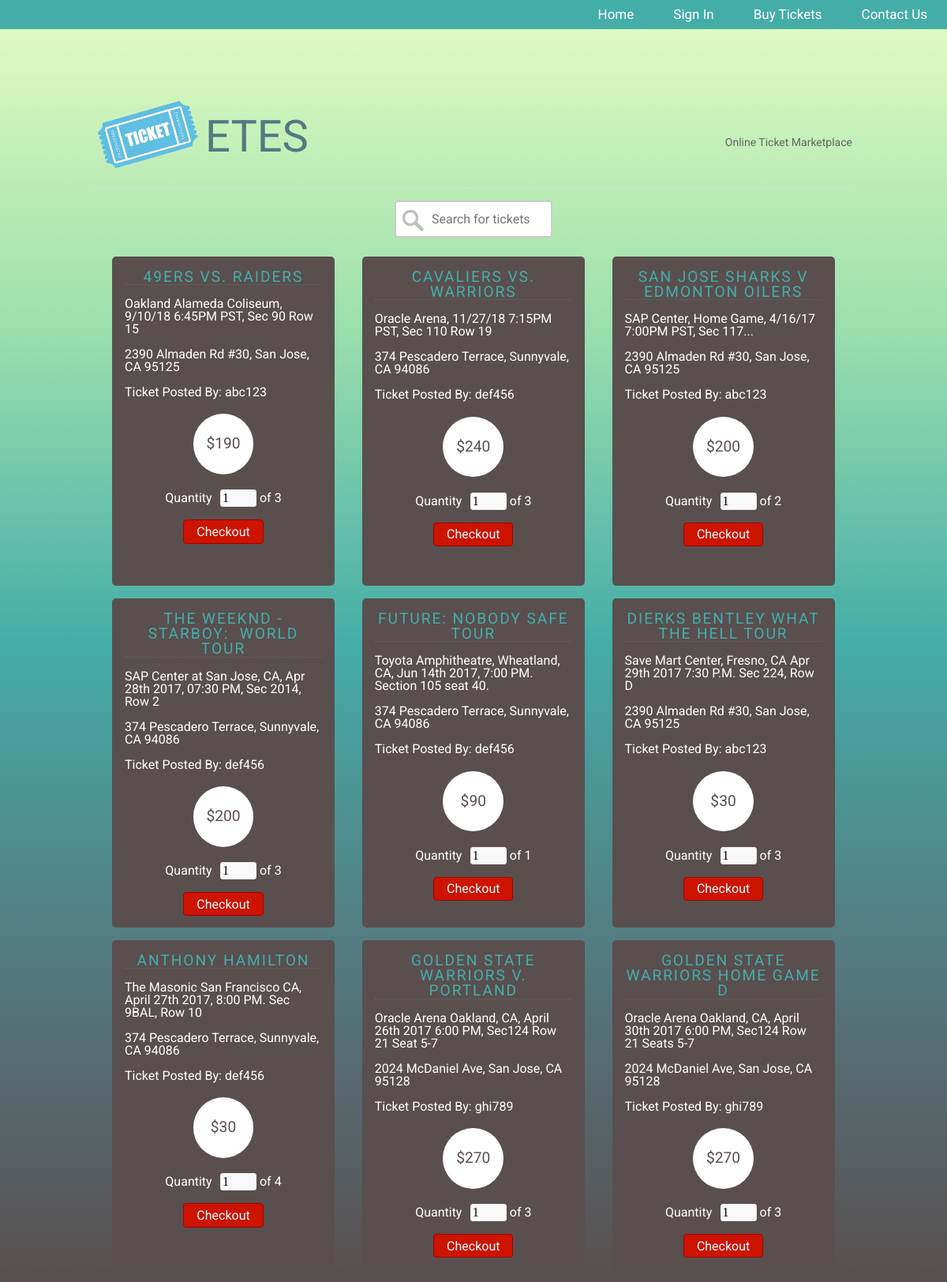
The page /ShoppingCart/index.php on the database as committed earlier.
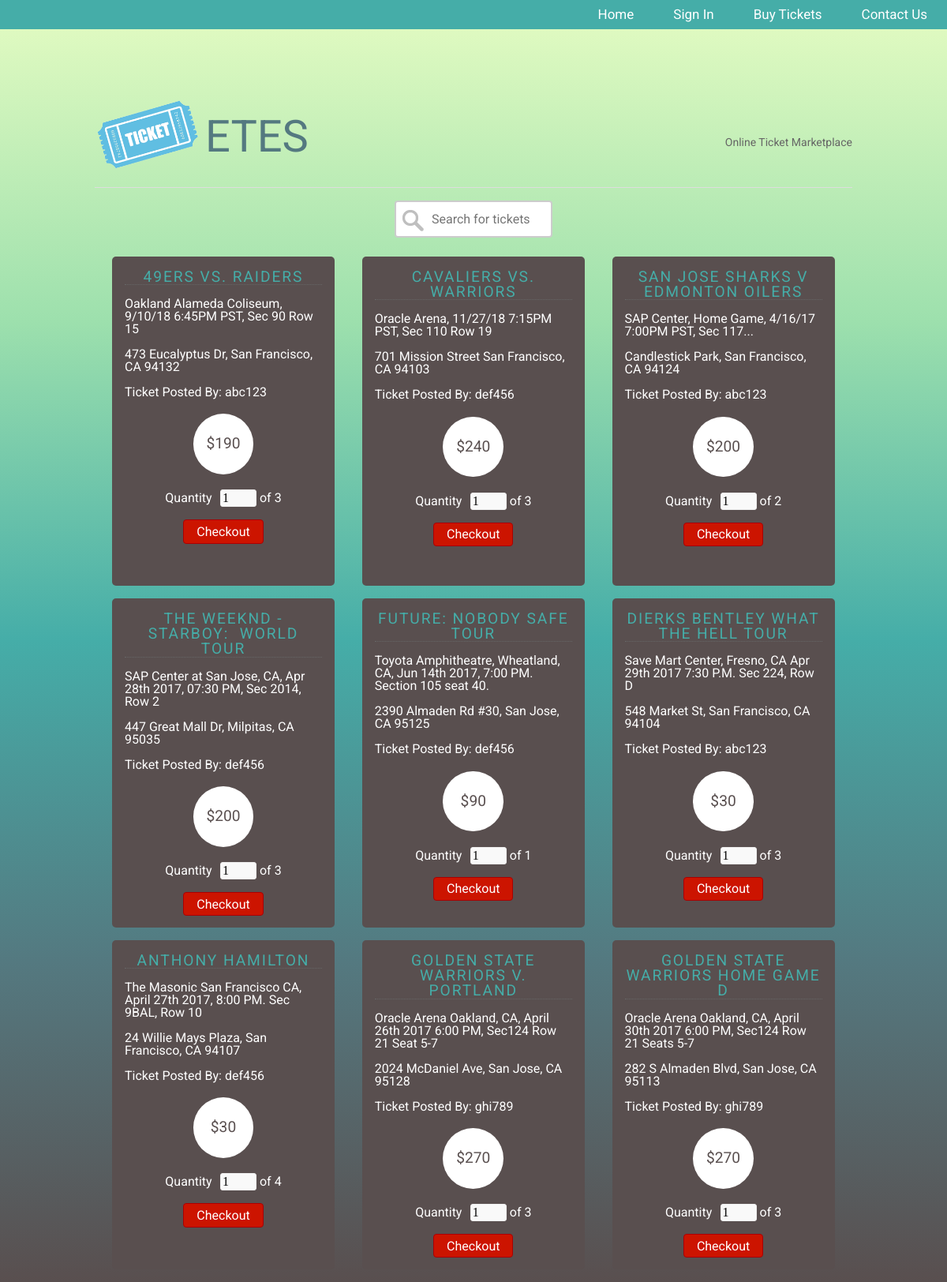
The same page on the database as committed later.
### tables this page shows
CREATE TABLE `tickets` (
  `ticket_id` int(50) NOT NULL,
  `ticket_name` varchar(50) NOT NULL,
  `ticket_detail` varchar(100) NOT NULL,
  `ticket_quantity` int(50) NOT NULL,
  `ticket_price` double NOT NULL,
  `ticket_postedby` varchar(50) NOT NULL,
  `ticket_pickup_address` varchar(100) NOT NULL,
  `ticket_stmp` datetime NOT NULL
);

### ShoppingCart/index.php (the view, shortened to what this page needs)
<!DOCTYPE html>
<html>
<head>
<link rel="stylesheet" href="css/style.css" media="screen" type="text/css" />
</head>
<body onload="signedIn()">
<div class="topnav" id="myTopnav">
</div>
<div id="site">
	<header id="masthead">
		<h1>ETES<span class="tagline">Online Ticket Marketplace</h1>
	</header>
	<div id="content"><br>
        <form action='index.php' metho='POST' style="text-align:center;">
                    <input type="search" name="search" placeholder="Search for tickets"></form> <p></p>
		<div id="products">
		<ul>
		<?php
		require "../php/Config.php";
        $sql = "SELECT DISTINCT ticket_id, ticket_name, ticket_detail, ticket_quantity, ticket_price, ticket_postedby, ticket_pickup_address FROM tickets";
		$result = mysqli_query($conn, $sql);
		while ($row = mysqli_fetch_assoc($result)){
            if ($row['ticket_quantity'] > 0){
			$ticket_id = $row['ticket_id'];
			$ticket_name = $row['ticket_name'];
			$ticket_detail = $row['ticket_detail'];
			$ticket_quantity = $row['ticket_quantity'];
			$ticket_price = $row['ticket_price'];
            $ticket_postedby = $row['ticket_postedby'];
			$ticket_pickup_address = $row['ticket_pickup_address'];
			?>
			<li>
				<div class="product-description" data-name="<?php echo $ticket_name?>" data-price="<?php echo $ticket_price?>">
					<h4 class="product-name"> <?php echo $ticket_name?> </h4>
					<p> <?php echo $ticket_detail?> </p>
					<p> <?php echo $ticket_pickup_address?> </p>
                    <p>Ticket Posted By: <?php echo $ticket_postedby?></p>
					<p class="product-price">&dollar;<?php echo $ticket_price?></p>
					<form class="add-to-cart"  action="<?php
						if(empty($_GET['user_id']))
						{
							echo "../sign_up/signup.html";
						}
						else{
							echo "checkout.html?ticket_id=", $ticket_id, "&user_id=", $id;					}
					?>" method="post">
						<div>
						<label for="qty-1">Quantity</label>
						<input type="number" min="1" name="qty-1" id="qty-1" class="qty" value="1" max='<?php echo $ticket_quantity ?>' required /> of <?php echo $ticket_quantity?>
						</div>
						<p onclick="check()"><input type="submit" value="Checkout" class="btn"/></p>
					</form>
				</div>
			</li>
			<?php
                }
			}
			?>
			</ul>
		</div>
	</div>
</div>
</body>
</html>

Rows that differ between the two databases and show on the page:
changed tickets "49ERS VS. RAIDERS": ticket_pickup_address "2390 Almaden Rd #30, San Jose, CA 95125" → "473 Eucalyptus Dr, San Francisco, CA 94132"
changed tickets "CAVALIERS VS. WARRIORS": ticket_pickup_address "374 Pescadero Terrace, Sunnyvale, CA 94086" → "701 Mission Street San Francisco, CA 94103"
changed tickets "SAN JOSE SHARKS V EDMONTON OILERS": ticket_pickup_address "2390 Almaden Rd #30, San Jose, CA 95125" → "Candlestick Park, San Francisco, CA 94124"
changed tickets "THE WEEKND - STARBOY: WORLD TOUR": ticket_pickup_address "374 Pescadero Terrace, Sunnyvale, CA 94086" → "447 Great Mall Dr, Milpitas, CA 95035"
changed tickets "FUTURE: NOBODY SAFE TOUR": ticket_pickup_address "374 Pescadero Terrace, Sunnyvale, CA 94086" → "2390 Almaden Rd #30, San Jose, CA 95125"
changed tickets "DIERKS BENTLEY WHAT THE HELL TOUR": ticket_pickup_address "2390 Almaden Rd #30, San Jose, CA 95125" → "548 Market St, San Francisco, CA 94104"
changed tickets "ANTHONY HAMILTON": ticket_pickup_address "374 Pescadero Terrace, Sunnyvale, CA 94086" → "24 Willie Mays Plaza, San Francisco, CA 94107"
changed tickets "GOLDEN STATE WARRIORS HOME GAME D": ticket_pickup_address "2024 McDaniel Ave, San Jose, CA 95128" → "282 S Almaden Blvd, San Jose, CA 95113"
